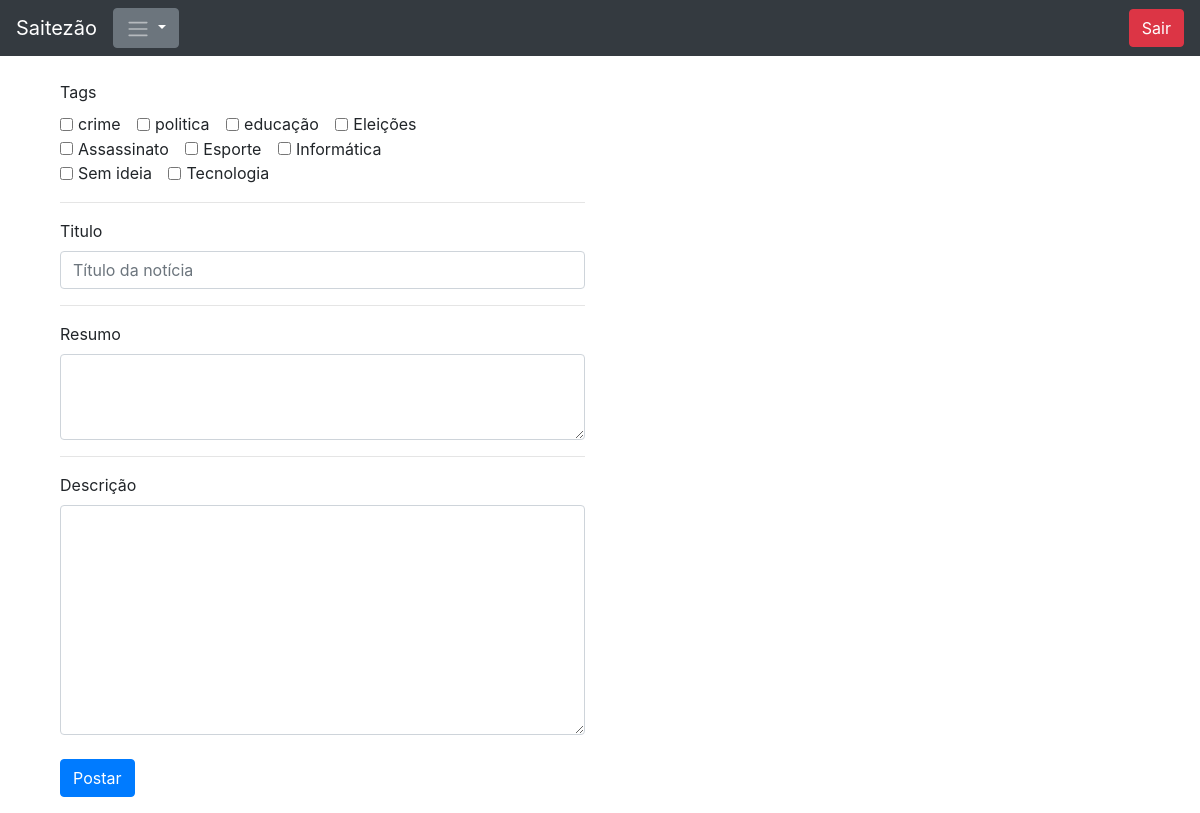
The page /adicionarNoticia (signed in) on the database its author committed.
### app_noticias/models.py (models this page shows)
class Tag(models.Model):
    nome = models.CharField(max_length=64)
    slug = models.SlugField(max_length=64)
    def __str__(self):
        return self.nome

### app_noticias/views.py (the view)
# urls.py: path('adicionarNoticia', addNoticia, name="adicionarNoticia"),
def addNoticia(request):
    tags = Tag.objects.all()
    if request.user.is_authenticated:
        formulario = AddNoticiaForm()
        return render(request, 'app_noticia/noticia_adicionar.html', {'form': formulario, 'tags':tags})
    else:
        return render(request, 'app_noticia/erro_acesso.html', {})

### app_noticias/forms.py
class AddNoticiaForm(forms.Form):
    autor = User()
    tags = forms.ModelMultipleChoiceField(widget = forms.CheckboxSelectMultiple, queryset = Tag.objects.all())
    titulo = forms.CharField(max_length=120)
    resumo = forms.CharField(max_length=500, widget=forms.Textarea)
    descricao = forms.CharField(widget=forms.Textarea)

### app_noticias/templates/app_noticia/noticia_adicionar.html (shortened to what this page needs)
{% extends "app_noticia/main.html" %}
{% block container %}
    <form action="noticia/adicionar" method="POST">
        <div class="form form-group col-md-6">
            <div class="tags">
                <label>Tags</label> <br>
                {% for i in tags %}
                    <div class="form-check form-check-inline" id="teste id div" ::marker>
                        <input class="form-check-input" type="checkbox" name="tags" id="idt" value="{{ i.pk }}">
                        <label class="form-check-label" for="nada">{{ i.nome }}</label>
                    </div>
                {% endfor %}
            </div>
            <hr>
            <label for="id_titulo">Titulo</label>
            <input class="form-control" id="id_titulo" name="titulo" type="text" autocomplete="off" placeholder="Título da notícia" required>
            <hr>
            <label for="id_resumo">Resumo</label>
            <textarea class="form-control" name="resumo" id="id_resumo" rows="3" maxlength="500" required></textarea>
            <hr>
            <label for="id_descricao">Descrição</label>
            <textarea class="form-control" name="descricao" id="id_descricao" rows="9" required></textarea>
            <br>
            <button type="submit" class="btn btn-primary">Postar</button>
        </div>
    </form>
{% endblock %}

### app_noticias/templates/app_noticia/main.html (style rules this page uses)
body { padding-top: 5rem; }
.tags { max-width: 400px; }

### rows shown on the page
Tag: nome "crime"
Tag: nome "politica"
Tag: nome "educação"
Tag: nome "Eleições"
Tag: nome "Assassinato"
Tag: nome "Esporte"
Tag: nome "Informática"
Tag: nome "Sem ideia"
Tag: nome "Tecnologia"
